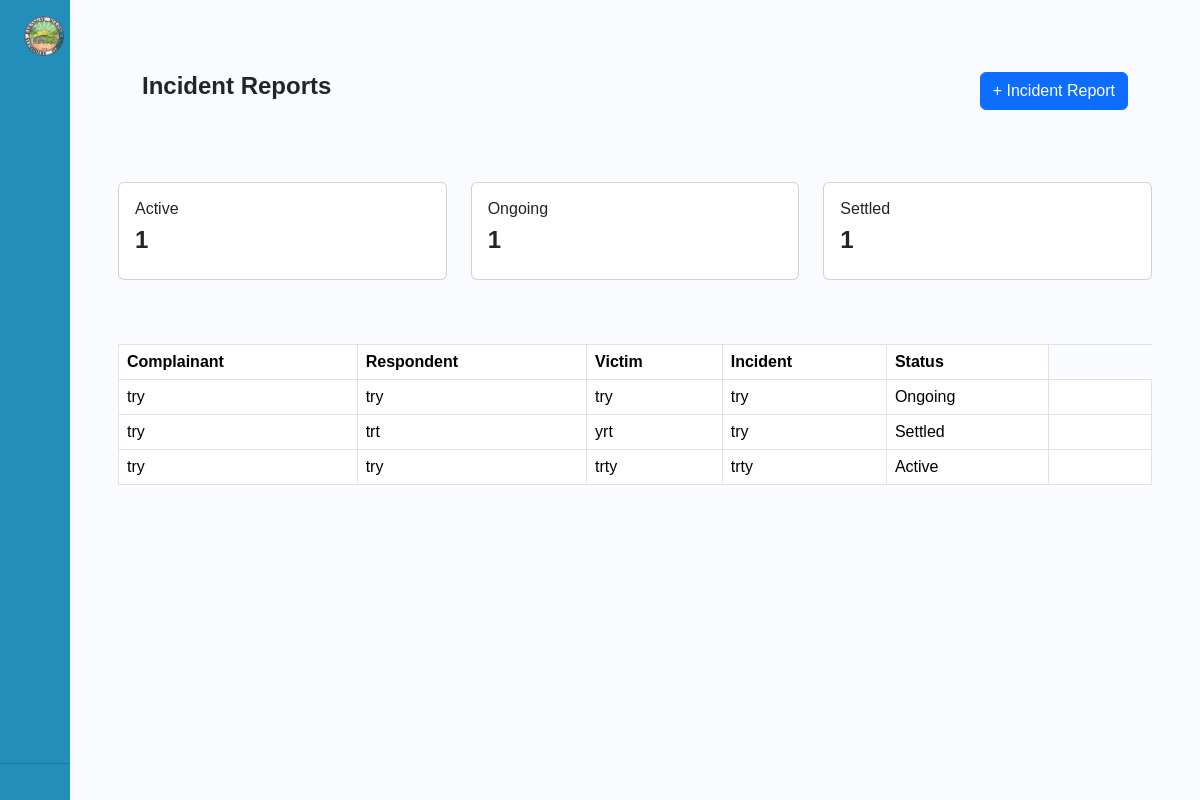
/incident.php (signed in), run on the app's committed database.
### tables this page shows
CREATE TABLE `incidents` (
  `id` int(11) NOT NULL AUTO_INCREMENT,
  `Complainant` varchar(255) NOT NULL,
  `Respondent` varchar(255) NOT NULL,
  `Incident` varchar(255) NOT NULL,
  `Status` varchar(255) NOT NULL,
  `Victim` varchar(255) NOT NULL,
  PRIMARY KEY (`id`)
);

### incident.php (the view, shortened to what this page needs)
<?php
include('includes_admin/footer.php');
require_once("session.php");
?>
<!DOCTYPE html>
<html lang="en">
<head>
    <link href="https://cdn.lineicons.com/4.0/lineicons.css" rel="stylesheet" />
    <link href="https://cdn.jsdelivr.net/npm/bootstrap@5.3.3/dist/css/bootstrap.min.css" rel="stylesheet">
    <link rel="stylesheet" href="includes_admin/stylebar.css">
</head>
<body>
    <div class="wrapper">
    <aside id="sidebar">
            <div class="d-flex">
                <button class="toggle-btn" type="button">
                    <img class="headerlogo " src="/Logo/headerlogo.png" alt="Alimodian">
                </button>
            </div>
            <ul class="sidebar-nav">
                <li class="sidebar-item">
                    <a href="dashboard.php" class="sidebar-link">
                    </a>
                </li>
                <li class="sidebar-item">
                    <a href="#" class="sidebar-link collapsed has-dropdown" data-bs-toggle="collapse"
                        data-bs-target="#brgy" aria-expanded="false" aria-controls="brgy">
                    </a>
                </li>
                <li class="sidebar-item">
                    <a href="#" class="sidebar-link collapsed has-dropdown" data-bs-toggle="collapse"
                        data-bs-target="#record" aria-expanded="false" aria-controls="record">
                    </a>
                </li>
                <li class="sidebar-item">
                    <a href="#" class="sidebar-link collapsed has-dropdown" data-bs-toggle="collapse"
                        data-bs-target="#docs" aria-expanded="false" aria-controls="docs">
                    </a>
                </li>
                <li class="sidebar-item">
                    <a href="#" class="sidebar-link collapsed has-dropdown" data-bs-toggle="collapse"
                        data-bs-target="#updates" aria-expanded="false" aria-controls="updates">
                    </a>
                </li>
                <li class="sidebar-item">
                    <a href="#" class="sidebar-link collapsed has-dropdown" data-bs-toggle="collapse"
                        data-bs-target="#services" aria-expanded="false" aria-controls="services">
                    </a>
                </li>
                <li class="sidebar-item">
                    <a href="dashboardbackup.php" class="sidebar-link">
                    </a>
                </li>
            </ul>
            <div class="sidebar-footer">
                <a href="userprofile.php" class="sidebar-link">
                </a>
            </div>
            <hr>
            <div class="sidebar-footer">
                <a href="logout_admin.php" class="sidebar-link">
                </a>
            </div>
        </aside>
        <div class="main p-5">
            <div class="d-flex justify-content-between p-4">
                <h1>Incident Reports</h1>
                <a href="#" class=" btn btn-primary text-center" data-toggle="modal" data-target="#addincident">+ Incident Report</a>
            </div>
            <div class="row pt-5">
                <div class="col-md-4  col-sm-4 mb-3">
                    <div class="card">
                        <div class="card-body">
                            <?php
                            $sql = "SELECT COUNT(*) AS active_count FROM incidents WHERE Status = 'Active'";
                            $query = $dbh->prepare($sql);
                            $query->execute();
                            $activeResult = $query->fetch(PDO::FETCH_ASSOC);
                            $activeCount = $activeResult['active_count'];
                            ?>
                            <h6 class="card-title">Active</h6>
                            <h1><?php echo htmlentities($activeCount); ?></h1>
                        </div>
                    </div>
                </div>
                <div class="col-md-4 col-sm-8 mb-3">
                    <div class="card">
                        <div class="card-body">
                            <?php
                            $sql = "SELECT COUNT(*) AS ongoing_count FROM incidents WHERE Status = 'Ongoing'";
                            $query = $dbh->prepare($sql);
                            $query->execute();
                            $ongoingResult = $query->fetch(PDO::FETCH_ASSOC);
                            $ongoingCount = $ongoingResult['ongoing_count'];
                            ?>
                            <h6 class="card-title ">Ongoing</h6>
                            <h1><?php echo htmlentities($ongoingCount); ?></h1>
                        </div>
                    </div>
                </div>
                <div class="col-md-4 col-sm-8 mb-3">
                    <div class="card">
                        <div class="card-body">
                            <?php
                            $sql = "SELECT COUNT(*) AS settled_count FROM incidents WHERE Status = 'settled'";
                            $query = $dbh->prepare($sql);
                            $query->execute();
                            $settledResult = $query->fetch(PDO::FETCH_ASSOC);
                            $settledCount = $settledResult['settled_count'];
                            ?>
                            <h6 class="card-title">Settled</h6>
                            <h1><?php echo htmlentities($settledCount); ?></h1>
                        </div>
                    </div>
                </div>
                <div class="container  mt-5 ">
                    <table id="brgytable" class="table   table-bordered ">
                        <thead>
                            <tr>
                                <th scope="col">Complainant</th>
                                <th scope="col">Respondent</th>
                                <th scope="col">Victim</th>
                                <th scope="col">Incident</th>
                                <th scope="col">Status</th>
                            </tr>
                        </thead>
                        <tbody>
                            <?php
                            $sql = "SELECT * FROM incidents";
                            $query = $dbh->prepare($sql);
                            $query->execute();
                            $results = $query->fetchAll(PDO::FETCH_OBJ);
                            if ($query->rowCount() > 0) {
                                foreach ($results as $result) {
                            ?>
                                    <tr>
                                        <td><?php echo htmlentities($result->Complainant); ?></td>
                                        <td><?php echo htmlentities($result->Respondent); ?></td>
                                        <td><?php echo htmlentities($result->Victim); ?></td>
                                        <td><?php echo htmlentities($result->Incident); ?></td>
                                        <td><?php echo htmlentities($result->Status); ?></td>
                                        <td>
                                            <a href="incident.php?del=<?php echo htmlentities($result->id); ?>"><i class="lni lni-trash-can p-2" onclick="return confirm('Do you really want to delete?')"></i></a>
                                            <a href="updateincident.php?id=<?php echo htmlentities($result->id); ?>"><i class="lni lni-pencil p-2"></i></a>
                                        </td>
                                    </tr>
                            <?php
                                }
                            }
                            ?>
                        </tbody>
                    </table>
                </div>
            </div>
</body>
</html>

### includes_admin/stylebar.css (style rules this page uses)
a { text-decoration: none; }
li { list-style: none; }
h1 { font-weight: 600; font-size: 1.5rem; }
body { font-family: 'Poppins', sans-serif; }
.wrapper { display: flex; }
.main { min-height: 100vh; width: 100%; overflow: hidden; transition: all 0.35s ease-in-out; background-color: #fafbfe; }
.headerlogo { width: 40px; min-width: 40px; z-index: 1000; transition: all .25s ease-in-out; background-color: #238EBA; display: flex; flex-direction: column; }
#sidebar { width: 70px; min-width: 70px; z-index: 1000; transition: all .25s ease-in-out; background-color: #238EBA; display: flex; flex-direction: column; }
.toggle-btn { background-color: transparent; cursor: pointer; border: 0; padding: 1rem 1.5rem; }
.sidebar-nav { padding: 2rem 0; flex: 1 1 auto; }
a.sidebar-link { padding: .625rem 1.625rem; color: #FFF; display: block; font-size: 0.9rem; white-space: nowrap; border-left: 3px solid transparent; }
.sidebar-item { position: relative; }

### data on the page
incidents: Complainant "try", Respondent "try", Victim "try", Incident "try", Status "Ongoing"
incidents: Complainant "try", Respondent "trt", Victim "yrt", Incident "try", Status "Settled"
incidents: Complainant "try", Respondent "try", Victim "trty", Incident "trty", Status "Active"

### other printed values
$activeCount "1"
$ongoingCount "1"
$settledCount "1"
